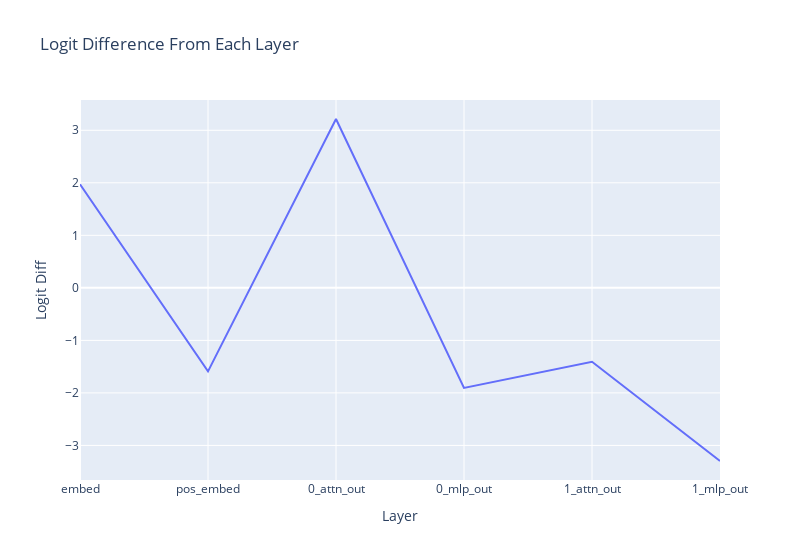

Write notebook code for a chart like this one.
### Markdown cell above
### Logit Difference From Each Layer

### Code cell
per_layer_residual, labels = cache.decompose_resid(
    layer=-1, pos_slice=-1, return_labels=True
)
per_layer_logit_diffs = residual_stack_to_logit_diff(
    per_layer_residual,
    cache,
    logit_diff_directions,
)

plotly_utils.line(
    per_layer_logit_diffs,
    hovermode="x unified",
    title="Logit Difference From Each Layer",
    labels={"x": "Layer", "y": "Logit Diff"},
    xaxis_tickvals=labels,
    width=800,
)

### Figure 1 — Plotly figure (JSON) as saved in the notebook; plotly's stock layout.template omitted (floating-point values rounded to 4 significant figures)
{"data": [{"hovertemplate": "Layer=%{x}<br>Logit Diff=%{y}<extra></extra>", "legendgroup": "", "line": {"color": "#636efa", "dash": "solid"}, "marker": {"symbol": "circle"}, "mode": "lines", "name": "", "orientation": "v", "showlegend": false, "type": "scatter", "x": [0, 1, 2, 3, 4, 5], "xaxis": "x", "y": [1.972, -1.59, 3.215, -1.904, -1.407, -3.297], "yaxis": "y"}], "layout": {"hovermode": "x unified", "legend": {"tracegroupgap": 0}, "title": {"text": "Logit Difference From Each Layer"}, "width": 800, "xaxis": {"anchor": "y", "domain": [0, 1], "tickmode": "array", "ticktext": ["embed", "pos_embed", "0_attn_out", "0_mlp_out", "1_attn_out", "1_mlp_out"], "tickvals": [0, 1, 2, 3, 4, 5], "title": {"text": "Layer"}}, "yaxis": {"anchor": "x", "domain": [0, 1], "title": {"text": "Logit Diff"}}}}
